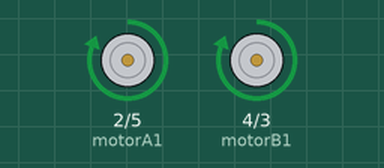
The sketch below on a simulated Arduino Uno, built with avr-gcc and run on an emulated ATmega328P. Parts: motor-driver pin pairs drawn as motors (green arrow = first pin HIGH = forward, orange = second pin HIGH = backward, longer = more drive).

Above: at 2.5 s.
At 6.0 s:
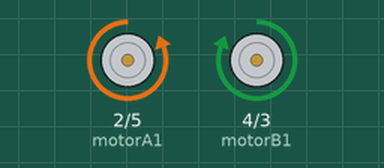
At 13.5 s:
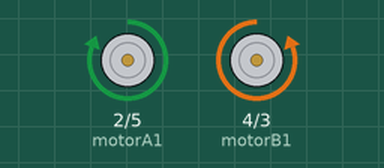
At 15.2 s:
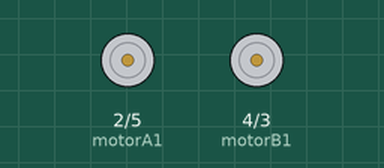
Timing chart, 0 to 20.2 s (numbered marks = the images above):
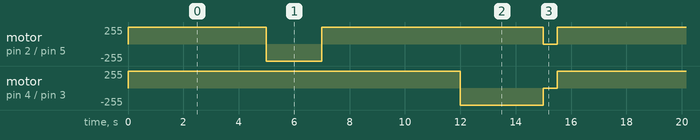

Measured:
- by itself, motor on pin 4 (motorB1) / pin 3 (motorB2): repeats every 15.5 s: backward 255/255 3.0 s, stopped 0.50 s, forward 255/255 12.0 s
- by itself, motor on pin 2 (motorA1) / pin 5 (motorA2): repeats every 15.5 s: backward 255/255 2.0 s, forward 255/255 8.0 s, stopped 0.50 s, forward 255/255 5.0 s

The sketch:

autonomous_mode.ino
```cpp
// Pin definitions
int motorA1 = 2; // IN1 on L298N
int motorA2 = 5; // IN2 on L298N
int motorB1 = 4; // IN3 on L298N
int motorB2 = 3; // IN4 on L298N
const int irPin = 8;

void setup() {
  // Initialize motor control pins as output
  pinMode(motorA1, OUTPUT);
  pinMode(motorA2, OUTPUT);
  pinMode(motorB1, OUTPUT);
  pinMode(motorB2, OUTPUT);

}

void loop() {

  // autonomous
  // Motor A Forward
  digitalWrite(motorA1, HIGH);
  digitalWrite(motorA2, LOW);

   //Motor B Forward
  digitalWrite(motorB1, HIGH);
  digitalWrite(motorB2, LOW);

  delay(5000); // run motors for 2 seconds

   //Motor A Reverse
  digitalWrite(motorA1, LOW);
  digitalWrite(motorA2, HIGH);

  // Motor B Reverse
  digitalWrite(motorB1, HIGH);
  digitalWrite(motorB2, LOW);

  delay(2000); // run motors for 2 seconds
    // Motor A Forward
  digitalWrite(motorA1, HIGH);
  digitalWrite(motorA2, LOW);

   //Motor B Forward
  digitalWrite(motorB1, HIGH);
  digitalWrite(motorB2, LOW);

  delay(5000); // run motors for 2 seconds
    // Motor A Reverse
  digitalWrite(motorA1, HIGH);
  digitalWrite(motorA2, LOW);

   //Motor B Reverse
  digitalWrite(motorB1, LOW);
  digitalWrite(motorB2, HIGH);

  delay(3000); // run motors for 2 seconds

   //Stop both motors
  digitalWrite(motorA1, LOW);
  digitalWrite(motorA2, LOW);
  digitalWrite(motorB1, LOW);
  digitalWrite(motorB2, LOW);
  delay(500);

}
```
